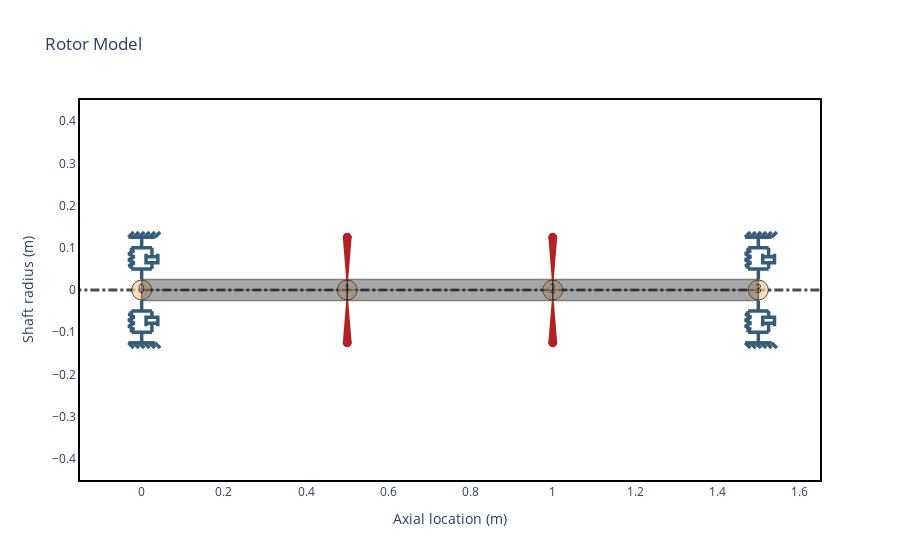

Notebook code cell kept with this figure:
### Code cell
#From_section class method instantiation.
bearing_seal_elements = []
disk_elements = []
shaft_length_data = 3*[0.5]
i_d = 3*[0]
o_d = 3*[0.05]

disk_elements.append(rs.DiskElement.from_geometry(n=1,
                                                  material=steel, 
                                                  width=0.07,
                                                  i_d=0.05, 
                                                  o_d=0.28
                                                 )
                    )

disk_elements.append(rs.DiskElement.from_geometry(n=2,
                                                  material=steel, 
                                                  width=0.07,
                                                  i_d=0.05, 
                                                  o_d=0.35
                                                 )
                    )
bearing_seal_elements.append(rs.BearingElement(n=0, kxx=1e6, kyy=1e6, cxx=3e3, cyy=3e3))
bearing_seal_elements.append(rs.BearingElement(n=3, kxx=1e6, kyy=1e6, cxx=3e3, cyy=3e3))

rotor595fs = rs.Rotor.from_section(brg_seal_data=bearing_seal_elements,
                                   disk_data=disk_elements,leng_data=shaft_length_data,
                                   idl_data=i_d,odl_data=o_d, material_data=steel
                                  )
rotor595fs.plot_rotor()

### Figure 1 — Plotly figure (JSON) as saved in the notebook; plotly's stock layout.template omitted (floating-point values rounded to 4 significant figures)
{"data": [{"hoverinfo": "none", "line": {"color": "black", "dash": "dashdot", "width": 3}, "mode": "lines", "opacity": 0.7, "showlegend": false, "type": "scatter", "x": [-0.3, 1.8], "y": [0, 0]}, {"hoverinfo": "none", "marker": {"color": "#ffcc99", "line": {"color": "black", "width": 1}, "opacity": 0.7, "size": 20}, "mode": "markers+text", "showlegend": false, "text": ["0", "1", "2", "3"], "type": "scatter", "x": [0, 0.5, 1, 1.5], "y": [0, 0, 0, 0]}, {"customdata": [[0, 0.05, 0, 0.05, 0, 0.5, "Steel"], [0, 0.05, 0, 0.05, 0, 0.5, "Steel"], [0, 0.05, 0, 0.05, 0, 0.5, "Steel"], [0, 0.05, 0, 0.05, 0, 0.5, "Steel"], [0, 0.05, 0, 0.05, 0, 0.5, "Steel"], [0, 0.05, 0, 0.05, 0, 0.5, "Steel"], [0, 0.05, 0, 0.05, 0, 0.5, "Steel"], [0, 0.05, 0, 0.05, 0, 0.5, "Steel"], [0, 0.05, 0, 0.05, 0, 0.5, "Steel"], [0, 0.05, 0, 0.05, 0, 0.5, "Steel"]], "fill": "toself", "fillcolor": "#525252", "hoverinfo": "text", "hoverlabel": {"bgcolor": "#525252"}, "hoveron": "points+fills", "hovertemplate": "Element Number: 0<br>Left Outer Diameter: 0.05 m<br>Left Inner Diameter: 0.0 m<br>Right Outer Diameter: 0.05 m<br>Right Inner Diameter: 0.0 m<br>Element Length: 0.5 m<br>Material: Steel<br>", "legendgroup": "Shaft", "line": {"color": "black", "width": 1.5}, "mode": "lines", "name": "ShaftElement 0", "opacity": 0.5, "showlegend": false, "text": "Element Number: 0<br>Left Outer Diameter: 0.05 m<br>Left Inner Diameter: 0.0 m<br>Right Outer Diameter: 0.05 m<br>Right Inner Diameter: 0.0 m<br>Element Length: 0.5 m<br>Material: Steel<br>", "type": "scatter", "x": [0, 0, 0.5, 0.5, 0, 0, 0, 0.5, 0.5, 0], "y": [0, 0.025, 0.025, 0, 0, 0, -0.025, -0.025, 0, 0]}, {"customdata": [[1, 0.05, 0, 0.05, 0, 0.5, "Steel"], [1, 0.05, 0, 0.05, 0, 0.5, "Steel"], [1, 0.05, 0, 0.05, 0, 0.5, "Steel"], [1, 0.05, 0, 0.05, 0, 0.5, "Steel"], [1, 0.05, 0, 0.05, 0, 0.5, "Steel"], [1, 0.05, 0, 0.05, 0, 0.5, "Steel"], [1, 0.05, 0, 0.05, 0, 0.5, "Steel"], [1, 0.05, 0, 0.05, 0, 0.5, "Steel"], [1, 0.05, 0, 0.05, 0, 0.5, "Steel"], [1, 0.05, 0, 0.05, 0, 0.5, "Steel"]], "fill": "toself", "fillcolor": "#525252", "hoverinfo": "text", "hoverlabel": {"bgcolor": "#525252"}, "hoveron": "points+fills", "hovertemplate": "Element Number: 1<br>Left Outer Diameter: 0.05 m<br>Left Inner Diameter: 0.0 m<br>Right Outer Diameter: 0.05 m<br>Right Inner Diameter: 0.0 m<br>Element Length: 0.5 m<br>Material: Steel<br>", "legendgroup": "Shaft", "line": {"color": "black", "width": 1.5}, "mode": "lines", "name": "ShaftElement 1", "opacity": 0.5, "showlegend": false, "text": "Element Number: 1<br>Left Outer Diameter: 0.05 m<br>Left Inner Diameter: 0.0 m<br>Right Outer Diameter: 0.05 m<br>Right Inner Diameter: 0.0 m<br>Element Length: 0.5 m<br>Material: Steel<br>", "type": "scatter", "x": [0.5, 0.5, 1, 1, 0.5, 0.5, 0.5, 1, 1, 0.5], "y": [0, 0.025, 0.025, 0, 0, 0, -0.025, -0.025, 0, 0]}, {"customdata": [[2, 0.05, 0, 0.05, 0, 0.5, "Steel"], [2, 0.05, 0, 0.05, 0, 0.5, "Steel"], [2, 0.05, 0, 0.05, 0, 0.5, "Steel"], [2, 0.05, 0, 0.05, 0, 0.5, "Steel"], [2, 0.05, 0, 0.05, 0, 0.5, "Steel"], [2, 0.05, 0, 0.05, 0, 0.5, "Steel"], [2, 0.05, 0, 0.05, 0, 0.5, "Steel"], [2, 0.05, 0, 0.05, 0, 0.5, "Steel"], [2, 0.05, 0, 0.05, 0, 0.5, "Steel"], [2, 0.05, 0, 0.05, 0, 0.5, "Steel"]], "fill": "toself", "fillcolor": "#525252", "hoverinfo": "text", "hoverlabel": {"bgcolor": "#525252"}, "hoveron": "points+fills", "hovertemplate": "Element Number: 2<br>Left Outer Diameter: 0.05 m<br>Left Inner Diameter: 0.0 m<br>Right Outer Diameter: 0.05 m<br>Right Inner Diameter: 0.0 m<br>Element Length: 0.5 m<br>Material: Steel<br>", "legendgroup": "Shaft", "line": {"color": "black", "width": 1.5}, "mode": "lines", "name": "ShaftElement 2", "opacity": 0.5, "showlegend": false, "text": "Element Number: 2<br>Left Outer Diameter: 0.05 m<br>Left Inner Diameter: 0.0 m<br>Right Outer Diameter: 0.05 m<br>Right Inner Diameter: 0.0 m<br>Element Length: 0.5 m<br>Material: Steel<br>", "type": "scatter", "x": [1, 1, 1.5, 1.5, 1, 1, 1, 1.5, 1.5, 1], "y": [0, 0.025, 0.025, 0, 0, 0, -0.025, -0.025, 0, 0]}, {"customdata": [[1, 0.3296, 0.1781, 32.59], [1, 0.3296, 0.1781, 32.59], [1, 0.3296, 0.1781, 32.59], [1, 0.3296, 0.1781, 32.59], [1, 0.3296, 0.1781, 32.59], [1, 0.3296, 0.1781, 32.59], [1, 0.3296, 0.1781, 32.59], [1, 0.3296, 0.1781, 32.59], [1, 0.3296, 0.1781, 32.59]], "fill": "toself", "fillcolor": "Firebrick", "hoverinfo": "text", "hoverlabel": {"bgcolor": "Firebrick"}, "hoveron": "points+fills", "hovertemplate": "Disk Node: 1<br>Polar Inertia: 3.296e-01<br>Diametral Inertia: 1.781e-01<br>Disk mass: 32.590<br>", "legendgroup": "disks", "line": {"color": "Firebrick", "width": 2}, "mode": "lines", "name": "Disk 0", "showlegend": false, "text": "Disk Node: 1<br>Polar Inertia: 3.296e-01<br>Diametral Inertia: 1.781e-01<br>Disk mass: 32.590<br>", "type": "scatter", "x": [0.5, 0.5083, 0.4917, 0.5, null, 0.5, 0.5083, 0.4917, 0.5], "y": [0.025, 0.125, 0.125, 0.025, null, -0.025, -0.125, -0.125, -0.025]}, {"customdata": [[2, 0.8051, 0.4236, 51.53], [2, 0.8051, 0.4236, 51.53], [2, 0.8051, 0.4236, 51.53], [2, 0.8051, 0.4236, 51.53], [2, 0.8051, 0.4236, 51.53], [2, 0.8051, 0.4236, 51.53], [2, 0.8051, 0.4236, 51.53], [2, 0.8051, 0.4236, 51.53], [2, 0.8051, 0.4236, 51.53]], "fill": "toself", "fillcolor": "Firebrick", "hoverinfo": "text", "hoverlabel": {"bgcolor": "Firebrick"}, "hoveron": "points+fills", "hovertemplate": "Disk Node: 2<br>Polar Inertia: 8.051e-01<br>Diametral Inertia: 4.236e-01<br>Disk mass: 51.525<br>", "legendgroup": "disks", "line": {"color": "Firebrick", "width": 2}, "mode": "lines", "name": "Disk 1", "showlegend": false, "text": "Disk Node: 2<br>Polar Inertia: 8.051e-01<br>Diametral Inertia: 4.236e-01<br>Disk mass: 51.525<br>", "type": "scatter", "x": [1, 1.008, 0.9917, 1, null, 1, 1.008, 0.9917, 1], "y": [0.025, 0.125, 0.125, 0.025, null, -0.025, -0.125, -0.125, -0.025]}, {"hoverinfo": "none", "legendgroup": "bearings", "line": {"color": "#355d7a", "width": 3.5}, "mode": "lines", "name": "Bearing 0", "showlegend": false, "type": "scatter", "x": [0, 0, -0.025, 0.025], "y": [0.025, 0.05, 0.05, 0.05]}, {"hoverinfo": "none", "legendgroup": "bearings", "line": {"color": "#355d7a", "width": 3.5}, "mode": "lines", "name": "Bearing 0", "showlegend": false, "type": "scatter", "x": [0, 0, -0.025, 0.025], "y": [-0.025, -0.05, -0.05, -0.05]}, {"hoverinfo": "none", "legendgroup": "bearings", "line": {"color": "#355d7a", "width": 3.5}, "mode": "lines", "name": "Bearing 0", "showlegend": false, "type": "scatter", "x": [0, 0, -0.025, 0.025], "y": [0.125, 0.1, 0.1, 0.1]}, {"hoverinfo": "none", "legendgroup": "bearings", "line": {"color": "#355d7a", "width": 3.5}, "mode": "lines", "name": "Bearing 0", "showlegend": false, "type": "scatter", "x": [0, 0, -0.025, 0.025], "y": [-0.125, -0.1, -0.1, -0.1]}, {"hoverinfo": "none", "legendgroup": "bearings", "line": {"color": "#355d7a", "width": 3.5}, "mode": "lines", "name": "Bearing 0", "showlegend": false, "type": "scatter", "x": [-0.03214, 0.03214], "y": [0.125, 0.125]}, {"hoverinfo": "none", "legendgroup": "bearings", "line": {"color": "#355d7a", "width": 3.5}, "mode": "lines", "name": "Bearing 0", "showlegend": false, "type": "scatter", "x": [-0.03214, 0.03214], "y": [-0.125, -0.125]}, {"hoverinfo": "none", "legendgroup": "bearings", "line": {"color": "#355d7a", "width": 3.5}, "mode": "lines", "name": "Bearing 0", "showlegend": false, "type": "scatter", "x": [-0.03214, -0.01929], "y": [0.125, 0.1375]}, {"hoverinfo": "none", "legendgroup": "bearings", "line": {"color": "#355d7a", "width": 3.5}, "mode": "lines", "name": "Bearing 0", "showlegend": false, "type": "scatter", "x": [-0.03214, -0.01929], "y": [-0.125, -0.1375]}, {"hoverinfo": "none", "legendgroup": "bearings", "line": {"color": "#355d7a", "width": 3.5}, "mode": "lines", "name": "Bearing 0", "showlegend": false, "type": "scatter", "x": [-0.01929, -0.006429], "y": [0.125, 0.1375]}, {"hoverinfo": "none", "legendgroup": "bearings", "line": {"color": "#355d7a", "width": 3.5}, "mode": "lines", "name": "Bearing 0", "showlegend": false, "type": "scatter", "x": [-0.01929, -0.006429], "y": [-0.125, -0.1375]}, {"hoverinfo": "none", "legendgroup": "bearings", "line": {"color": "#355d7a", "width": 3.5}, "mode": "lines", "name": "Bearing 0", "showlegend": false, "type": "scatter", "x": [-0.006429, 0.006429], "y": [0.125, 0.1375]}, {"hoverinfo": "none", "legendgroup": "bearings", "line": {"color": "#355d7a", "width": 3.5}, "mode": "lines", "name": "Bearing 0", "showlegend": false, "type": "scatter", "x": [-0.006429, 0.006429], "y": [-0.125, -0.1375]}, {"hoverinfo": "none", "legendgroup": "bearings", "line": {"color": "#355d7a", "width": 3.5}, "mode": "lines", "name": "Bearing 0", "showlegend": false, "type": "scatter", "x": [0.006429, 0.01929], "y": [0.125, 0.1375]}, {"hoverinfo": "none", "legendgroup": "bearings", "line": {"color": "#355d7a", "width": 3.5}, "mode": "lines", "name": "Bearing 0", "showlegend": false, "type": "scatter", "x": [0.006429, 0.01929], "y": [-0.125, -0.1375]}, {"hoverinfo": "none", "legendgroup": "bearings", "line": {"color": "#355d7a", "width": 3.5}, "mode": "lines", "name": "Bearing 0", "showlegend": false, "type": "scatter", "x": [0.01929, 0.03214], "y": [0.125, 0.1375]}, {"hoverinfo": "none", "legendgroup": "bearings", "line": {"color": "#355d7a", "width": 3.5}, "mode": "lines", "name": "Bearing 0", "showlegend": false, "type": "scatter", "x": [0.01929, 0.03214], "y": [-0.125, -0.1375]}, {"hoverinfo": "none", "legendgroup": "bearings", "line": {"color": "#355d7a", "width": 3.5}, "mode": "lines", "name": "Bearing 0", "showlegend": false, "type": "scatter", "x": [0.03214, 0.045], "y": [0.125, 0.1375]}, {"hoverinfo": "none", "legendgroup": "bearings", "line": {"color": "#355d7a", "width": 3.5}, "mode": "lines", "name": "Bearing 0", "showlegend": false, "type": "scatter", "x": [0.03214, 0.045], "y": [-0.125, -0.1375]}, {"hoverinfo": "none", "legendgroup": "bearings", "line": {"color": "#355d7a", "width": 3.5}, "mode": "lines", "name": "Bearing 0", "showlegend": false, "type": "scatter", "x": [-0.025, -0.025, -0.03214, -0.01786, -0.03214, -0.01786, -0.03214, -0.01786, -0.025, -0.025], "y": [0.05, 0.05714, 0.05714, 0.06429, 0.07143, 0.07857, 0.08571, 0.09286, 0.09286, 0.1]}, {"hoverinfo": "none", "legendgroup": "bearings", "line": {"color": "#355d7a", "width": 3.5}, "mode": "lines", "name": "Bearing 0", "showlegend": false, "type": "scatter", "x": [-0.025, -0.025, -0.03214, -0.01786, -0.03214, -0.01786, -0.03214, -0.01786, -0.025, -0.025], "y": [-0.05, -0.05714, -0.05714, -0.06429, -0.07143, -0.07857, -0.08571, -0.09286, -0.09286, -0.1]}, {"hoverinfo": "none", "legendgroup": "bearings", "line": {"color": "#355d7a", "width": 3.5}, "mode": "lines", "name": "Bearing 0", "showlegend": false, "type": "scatter", "x": [0.025, 0.025], "y": [0.05, 0.06429]}, {"hoverinfo": "none", "legendgroup": "bearings", "line": {"color": "#355d7a", "width": 3.5}, "mode": "lines", "name": "Bearing 0", "showlegend": false, "type": "scatter", "x": [0.025, 0.025], "y": [-0.05, -0.06429]}, {"hoverinfo": "none", "legendgroup": "bearings", "line": {"color": "#355d7a", "width": 3.5}, "mode": "lines", "name": "Bearing 0", "showlegend": false, "type": "scatter", "x": [0.01071, 0.01071, 0.03929, 0.03929], "y": [0.08571, 0.06429, 0.06429, 0.08571]}, {"hoverinfo": "none", "legendgroup": "bearings", "line": {"color": "#355d7a", "width": 3.5}, "mode": "lines", "name": "Bearing 0", "showlegend": false, "type": "scatter", "x": [0.01071, 0.01071, 0.03929, 0.03929], "y": [-0.08571, -0.06429, -0.06429, -0.08571]}, {"hoverinfo": "none", "legendgroup": "bearings", "line": {"color": "#355d7a", "width": 3.5}, "mode": "lines", "name": "Bearing 0", "showlegend": false, "type": "scatter", "x": [0.01071, 0.03929, 0.025, 0.025], "y": [0.07857, 0.07857, 0.07857, 0.1]}, {"hoverinfo": "none", "legendgroup": "bearings", "line": {"color": "#355d7a", "width": 3.5}, "mode": "lines", "name": "Bearing 0", "showlegend": false, "type": "scatter", "x": [0.01071, 0.03929, 0.025, 0.025], "y": [-0.07857, -0.07857, -0.07857, -0.1]}, {"hoverinfo": "none", "legendgroup": "bearings", "line": {"color": "#355d7a", "width": 3.5}, "mode": "lines", "name": "Bearing 1", "showlegend": false, "type": "scatter", "x": [1.5, 1.5, 1.475, 1.525], "y": [0.025, 0.05, 0.05, 0.05]}, {"hoverinfo": "none", "legendgroup": "bearings", "line": {"color": "#355d7a", "width": 3.5}, "mode": "lines", "name": "Bearing 1", "showlegend": false, "type": "scatter", "x": [1.5, 1.5, 1.475, 1.525], "y": [-0.025, -0.05, -0.05, -0.05]}, {"hoverinfo": "none", "legendgroup": "bearings", "line": {"color": "#355d7a", "width": 3.5}, "mode": "lines", "name": "Bearing 1", "showlegend": false, "type": "scatter", "x": [1.5, 1.5, 1.475, 1.525], "y": [0.125, 0.1, 0.1, 0.1]}, {"hoverinfo": "none", "legendgroup": "bearings", "line": {"color": "#355d7a", "width": 3.5}, "mode": "lines", "name": "Bearing 1", "showlegend": false, "type": "scatter", "x": [1.5, 1.5, 1.475, 1.525], "y": [-0.125, -0.1, -0.1, -0.1]}, {"hoverinfo": "none", "legendgroup": "bearings", "line": {"color": "#355d7a", "width": 3.5}, "mode": "lines", "name": "Bearing 1", "showlegend": false, "type": "scatter", "x": [1.468, 1.532], "y": [0.125, 0.125]}, {"hoverinfo": "none", "legendgroup": "bearings", "line": {"color": "#355d7a", "width": 3.5}, "mode": "lines", "name": "Bearing 1", "showlegend": false, "type": "scatter", "x": [1.468, 1.532], "y": [-0.125, -0.125]}, {"hoverinfo": "none", "legendgroup": "bearings", "line": {"color": "#355d7a", "width": 3.5}, "mode": "lines", "name": "Bearing 1", "showlegend": false, "type": "scatter", "x": [1.468, 1.481], "y": [0.125, 0.1375]}, {"hoverinfo": "none", "legendgroup": "bearings", "line": {"color": "#355d7a", "width": 3.5}, "mode": "lines", "name": "Bearing 1", "showlegend": false, "type": "scatter", "x": [1.468, 1.481], "y": [-0.125, -0.1375]}, {"hoverinfo": "none", "legendgroup": "bearings", "line": {"color": "#355d7a", "width": 3.5}, "mode": "lines", "name": "Bearing 1", "showlegend": false, "type": "scatter", "x": [1.481, 1.494], "y": [0.125, 0.1375]}, {"hoverinfo": "none", "legendgroup": "bearings", "line": {"color": "#355d7a", "width": 3.5}, "mode": "lines", "name": "Bearing 1", "showlegend": false, "type": "scatter", "x": [1.481, 1.494], "y": [-0.125, -0.1375]}, {"hoverinfo": "none", "legendgroup": "bearings", "line": {"color": "#355d7a", "width": 3.5}, "mode": "lines", "name": "Bearing 1", "showlegend": false, "type": "scatter", "x": [1.494, 1.506], "y": [0.125, 0.1375]}, {"hoverinfo": "none", "legendgroup": "bearings", "line": {"color": "#355d7a", "width": 3.5}, "mode": "lines", "name": "Bearing 1", "showlegend": false, "type": "scatter", "x": [1.494, 1.506], "y": [-0.125, -0.1375]}, {"hoverinfo": "none", "legendgroup": "bearings", "line": {"color": "#355d7a", "width": 3.5}, "mode": "lines", "name": "Bearing 1", "showlegend": false, "type": "scatter", "x": [1.506, 1.519], "y": [0.125, 0.1375]}, {"hoverinfo": "none", "legendgroup": "bearings", "line": {"color": "#355d7a", "width": 3.5}, "mode": "lines", "name": "Bearing 1", "showlegend": false, "type": "scatter", "x": [1.506, 1.519], "y": [-0.125, -0.1375]}, {"hoverinfo": "none", "legendgroup": "bearings", "line": {"color": "#355d7a", "width": 3.5}, "mode": "lines", "name": "Bearing 1", "showlegend": false, "type": "scatter", "x": [1.519, 1.532], "y": [0.125, 0.1375]}, {"hoverinfo": "none", "legendgroup": "bearings", "line": {"color": "#355d7a", "width": 3.5}, "mode": "lines", "name": "Bearing 1", "showlegend": false, "type": "scatter", "x": [1.519, 1.532], "y": [-0.125, -0.1375]}, {"hoverinfo": "none", "legendgroup": "bearings", "line": {"color": "#355d7a", "width": 3.5}, "mode": "lines", "name": "Bearing 1", "showlegend": false, "type": "scatter", "x": [1.532, 1.545], "y": [0.125, 0.1375]}, {"hoverinfo": "none", "legendgroup": "bearings", "line": {"color": "#355d7a", "width": 3.5}, "mode": "lines", "name": "Bearing 1", "showlegend": false, "type": "scatter", "x": [1.532, 1.545], "y": [-0.125, -0.1375]}, {"hoverinfo": "none", "legendgroup": "bearings", "line": {"color": "#355d7a", "width": 3.5}, "mode": "lines", "name": "Bearing 1", "showlegend": false, "type": "scatter", "x": [1.475, 1.475, 1.468, 1.482, 1.468, 1.482, 1.468, 1.482, 1.475, 1.475], "y": [0.05, 0.05714, 0.05714, 0.06429, 0.07143, 0.07857, 0.08571, 0.09286, 0.09286, 0.1]}, {"hoverinfo": "none", "legendgroup": "bearings", "line": {"color": "#355d7a", "width": 3.5}, "mode": "lines", "name": "Bearing 1", "showlegend": false, "type": "scatter", "x": [1.475, 1.475, 1.468, 1.482, 1.468, 1.482, 1.468, 1.482, 1.475, 1.475], "y": [-0.05, -0.05714, -0.05714, -0.06429, -0.07143, -0.07857, -0.08571, -0.09286, -0.09286, -0.1]}, {"hoverinfo": "none", "legendgroup": "bearings", "line": {"color": "#355d7a", "width": 3.5}, "mode": "lines", "name": "Bearing 1", "showlegend": false, "type": "scatter", "x": [1.525, 1.525], "y": [0.05, 0.06429]}, {"hoverinfo": "none", "legendgroup": "bearings", "line": {"color": "#355d7a", "width": 3.5}, "mode": "lines", "name": "Bearing 1", "showlegend": false, "type": "scatter", "x": [1.525, 1.525], "y": [-0.05, -0.06429]}, {"hoverinfo": "none", "legendgroup": "bearings", "line": {"color": "#355d7a", "width": 3.5}, "mode": "lines", "name": "Bearing 1", "showlegend": false, "type": "scatter", "x": [1.511, 1.511, 1.539, 1.539], "y": [0.08571, 0.06429, 0.06429, 0.08571]}, {"hoverinfo": "none", "legendgroup": "bearings", "line": {"color": "#355d7a", "width": 3.5}, "mode": "lines", "name": "Bearing 1", "showlegend": false, "type": "scatter", "x": [1.511, 1.511, 1.539, 1.539], "y": [-0.08571, -0.06429, -0.06429, -0.08571]}, {"hoverinfo": "none", "legendgroup": "bearings", "line": {"color": "#355d7a", "width": 3.5}, "mode": "lines", "name": "Bearing 1", "showlegend": false, "type": "scatter", "x": [1.511, 1.539, 1.525, 1.525], "y": [0.07857, 0.07857, 0.07857, 0.1]}, {"hoverinfo": "none", "legendgroup": "bearings", "line": {"color": "#355d7a", "width": 3.5}, "mode": "lines", "name": "Bearing 1", "showlegend": false, "type": "scatter", "x": [1.511, 1.539, 1.525, 1.525], "y": [-0.07857, -0.07857, -0.07857, -0.1]}], "layout": {"shapes": [{"fillcolor": "Firebrick", "line": {"color": "Firebrick"}, "type": "circle", "x0": 0.5083, "x1": 0.4917, "xref": "x", "y0": 0.1167, "y1": 0.1333, "yref": "y"}, {"fillcolor": "Firebrick", "line": {"color": "Firebrick"}, "type": "circle", "x0": 0.5083, "x1": 0.4917, "xref": "x", "y0": -0.1167, "y1": -0.1333, "yref": "y"}, {"fillcolor": "Firebrick", "line": {"color": "Firebrick"}, "type": "circle", "x0": 1.008, "x1": 0.9917, "xref": "x", "y0": 0.1167, "y1": 0.1333, "yref": "y"}, {"fillcolor": "Firebrick", "line": {"color": "Firebrick"}, "type": "circle", "x0": 1.008, "x1": 0.9917, "xref": "x", "y0": -0.1167, "y1": -0.1333, "yref": "y"}], "title": {"text": "Rotor Model"}, "xaxis": {"mirror": true, "range": [-0.15, 1.65], "showgrid": false, "title": {"text": "Axial location (m)"}}, "yaxis": {"mirror": true, "range": [-0.45, 0.45], "showgrid": false, "title": {"text": "Shaft radius (m)"}}}}
